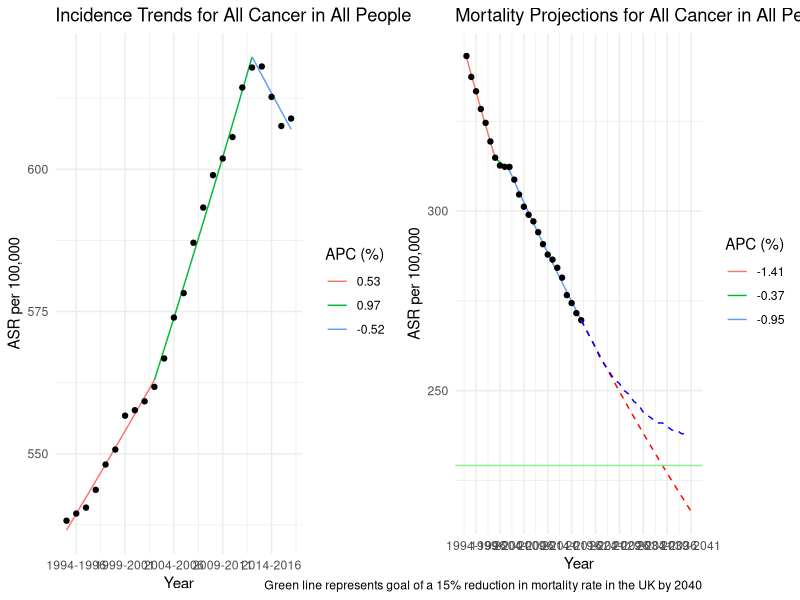
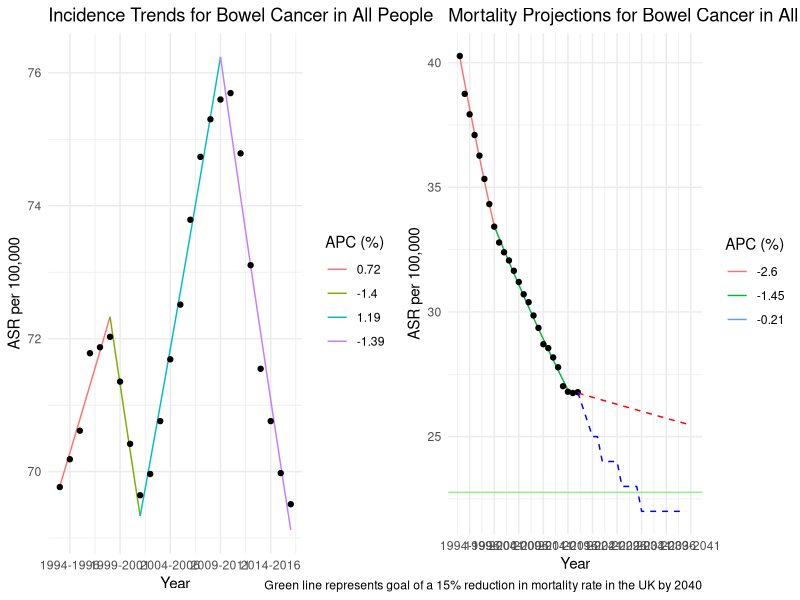
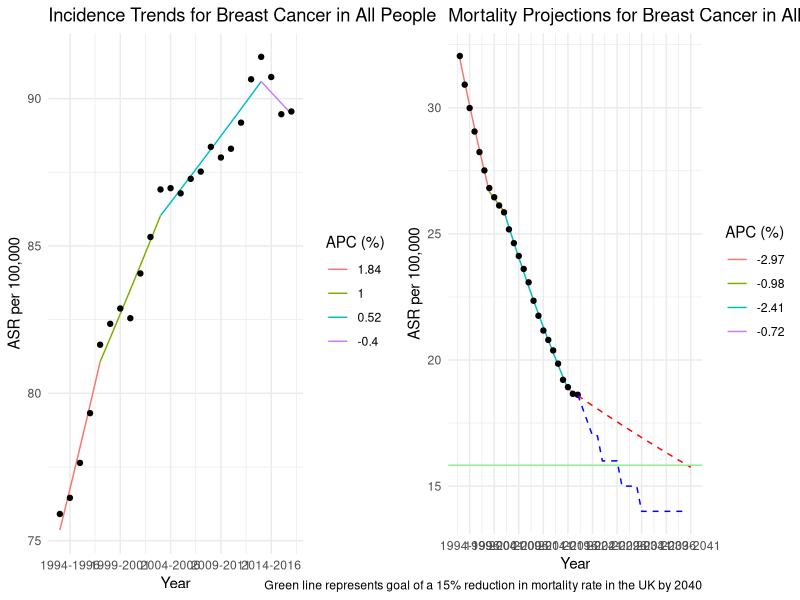
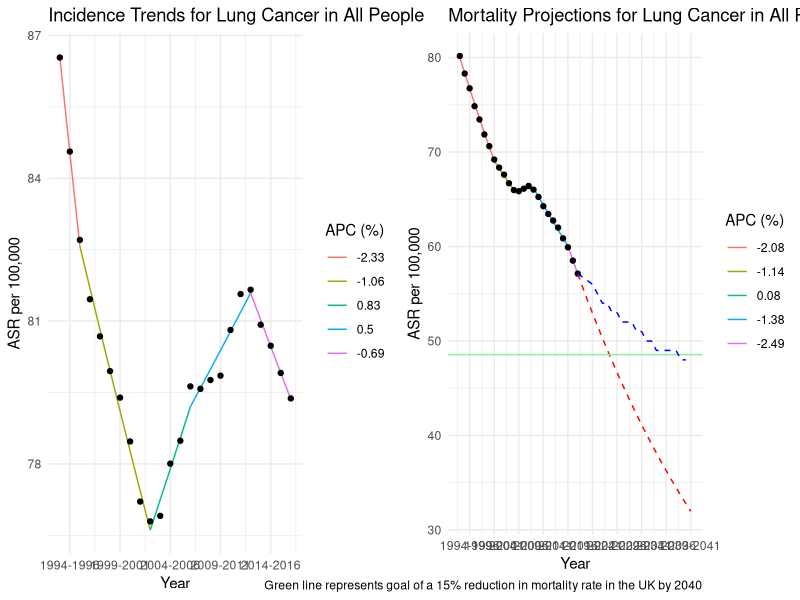
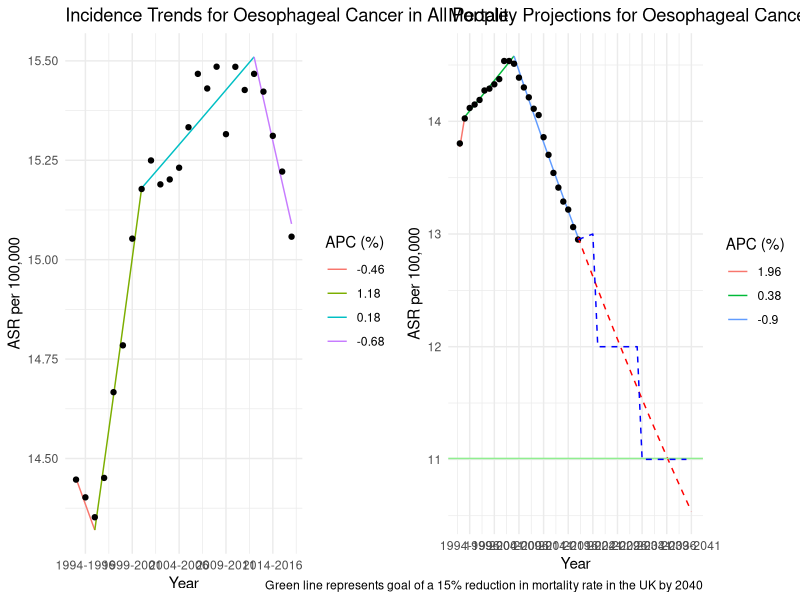
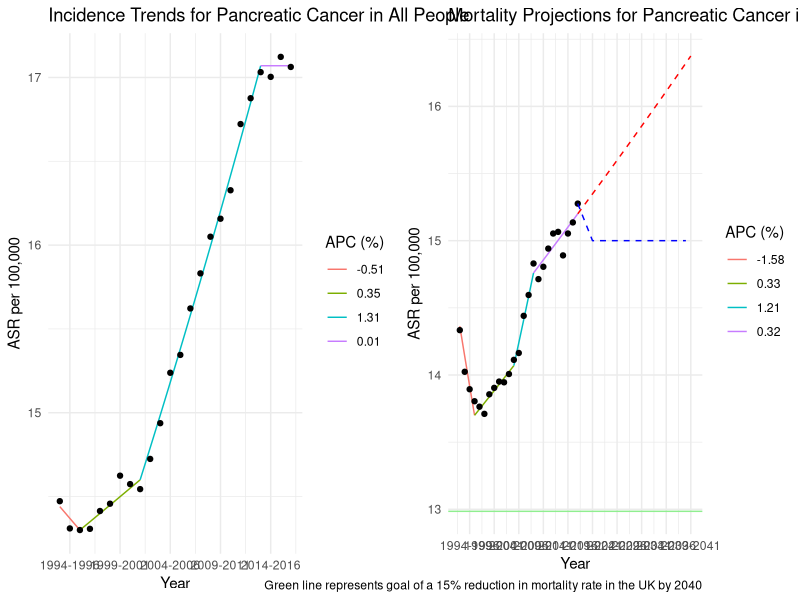
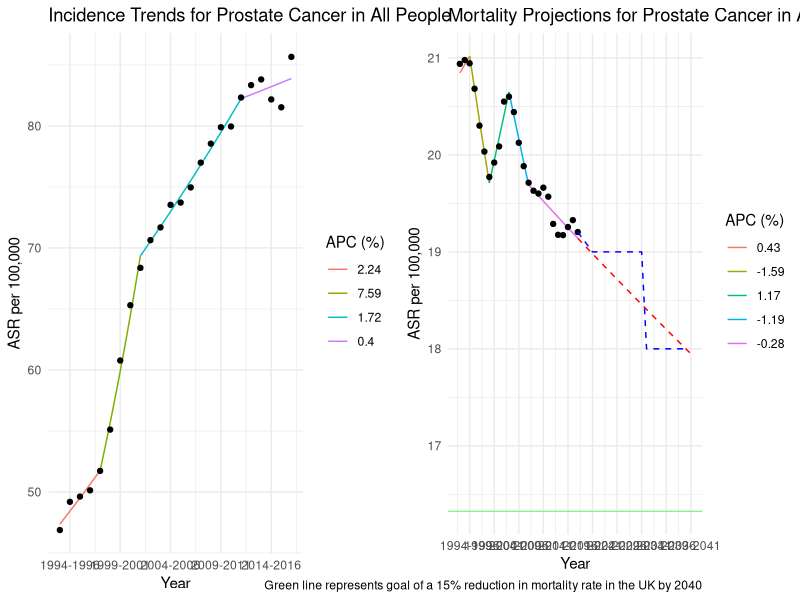

Reproduce these figures in R, in order.
## ---- chunk 1
library(dplyr)
library(readxl)
library(ggplot2)
library(gridExtra)
library(scales)
library(stringr)
library(tidyr)
## ---- chunk 2
# knitr::opts_knit$set(root.dir = "C:/Users/rfrost/OneDrive - The Institute of Cancer Research/Documents/Position Paper/Data")
knitr::opts_knit$set(root.dir = "C:/Users/rfrost/OneDrive - The Institute of Cancer Research/Documents/UK-cancer-trends/Data")
knitr::opts_chunk$set(echo = FALSE)
theme_set(theme_minimal())
## ---- chunk 3

extract_joinpoint_splines_CRUK <- function(data_jp){
  
  # Getting initial joins, as well as the APC (just before) the joins
  joins <- data_jp |>
    mutate(APC = case_when(!is.na(Flag) ~ lag(APC), TRUE ~ APC)) |>
    filter(grepl(Flag, pattern = "Joinpoint")) |>
    mutate(section = as.numeric(gsub(Flag, pattern = "Joinpoint ", replacement = "")))
  
  # Need a second set so we have full joins for both sides
  joins2 <- joins |>
    mutate(section = section + 1)
  
  # Getting start and end points and adding in joins from there
  start_end <- data_jp |>
    filter(row_number() %in% c(1, nrow(data_jp))) |>
    arrange(Year) |>
    mutate(section = case_when(
      row_number() == 1 ~ 1,
      row_number() == 2 ~ Joinpoints[1] + 1
    )) |>
    rbind(joins) |>
    rbind(joins2) |>
    mutate(APC = as.numeric(gsub(APC, pattern = "\\*", replacement = ""))) |>
    select(Year, Model, section, APC) |>
    arrange(Year, section)
  
  
  output_data <- data.frame()

  # Adding in points to get to exponential curves
  for(i in 1:(max(data_jp$Joinpoints)+1)){
    
    tempdata <- start_end[start_end$section == i,]

    new_data <- data.frame(Year = seq(tempdata$Year[1], tempdata$Year[2], by = 0.1))
    new_data$Model <- seq(log(tempdata$Model[1]), log(tempdata$Model[2]), by = (log(tempdata$Model[2]) - log(tempdata$Model[1]))/(nrow(new_data)-1))
    new_data$Model <- exp(new_data$Model)
    new_data$section <- i
    new_data$APC <- tempdata$APC[!is.na(tempdata$APC)][2]

    output_data <- rbind(output_data, new_data)

  }
  
  return(output_data)
  
}

get_proj_data_CRUK <- function(data, data_jp, projection.yr){
  
 final <- data_jp |>
    arrange(desc(Year)) |>
    filter(row_number() == 1) |>
    mutate(APC = as.numeric(gsub(APC, pattern = "\\*", replacement = "")),
           APCnew = 1 + APC/100)
  
  proj_data <- data.frame(Year = seq(final$Year, projection.yr, by = 0.1))
  proj_data$lograte <- seq(from = log(final$Model), by = log((final$APCnew)^(1/10)), length.out = nrow(proj_data))
  proj_data$rate <- exp(proj_data$lograte)
  
  return(proj_data)
    
}


plot_joinpoint_output_CRUK <- function(cancer, sex = "All", data, data_jp, incmort, start.yr = NA, projection.yr = NA, projection.target = NA, report.APC = FALSE, cruk_proj = NA){
  
  # browser()
  
  data <- data |> 
    filter(Cancer.Type == cancer)
  
  # Filter both dataframes for the relevant data
  data <- data |>
    filter(Sex == sex) |>
    filter(Year >= max(c(start.yr, min(Year)), na.rm = T))
  
  data_jp <- data_jp |>
    filter(Cancer.Type == cancer, Sex == sex)
  
  # Call function to extract useful information from joinpoint data
  jp_plot <- extract_joinpoint_splines_CRUK(data_jp) |>
    filter(Year >= max(c(start.yr, min(Year)), na.rm = T))
  
  # Recoding sex label for plot
  # sex_lab <- ifelse(sex == 2, "Women", "Men")
  
  # Making variable for dynamic plot title generation
  projection <- !is.na(projection.yr)
  proj_lab <- ifelse(projection, "Projections", "Trends")
  
  # Initial plotting of trends
  plot <- ggplot() +
    geom_line(data = jp_plot, aes(x = Year, y = Model, colour = factor(APC, levels = unique(APC), labels = round(unique(APC), digits = 2)))) +
    geom_point(data = data, aes(x = Year, y = `ASR (Europe)`)) +
    scale_colour_discrete() +
    # guides(colour = "none") +
    # geom_point(data = jp_plot, aes(x = Year, y = Model, colour = section)) +
    ggtitle(paste0(incmort, " ", proj_lab, " for ", cancer, " Cancer in ", sex)) +
    # scale_x_continuous(breaks = pretty_breaks()) +
    ylab("ASR per 100,000")
      
  
  # If projection is desired, impute data to that point.
  if(projection){
    
    proj_data <- get_proj_data_CRUK(data, data_jp, projection.yr)
    
    # Plotting extrapolation
    plot <- plot +
      geom_line(data = proj_data, aes(x = Year, y = rate), colour = "red", linetype = "dashed")
  
    # If target is desired, plotting green box around the target
    if(!is.na(projection.target)){
      
      # Getting final ASR data point to project from
      final_ASR <- data |>
        arrange(desc(Year)) |>
        filter(row_number()==1) |>
        pull(`ASR (Europe)`)
      
        # geom_hline(yintercept = final_data$`ASR (Europe)`*projection.target, colour = "forestgreen")
      plot <- plot + 
        # annotate("rect", xmin = max(data$Year), xmax = Inf,ymin = -Inf, 
        #                       ymax = final_ASR*projection.target,
        #                       alpha = 0.2, fill = "lightgreen") +
        geom_hline(yintercept = final_ASR*projection.target, colour = "lightgreen") +
        labs(caption = paste0("Green line represents goal of a ", 100*(1-projection.target), "% reduction in mortality rate in the UK by ", projection.yr))
    }
  }
  
  if(length(cruk_proj)!=1){
    cruk_proj <- cruk_proj |>
      filter(Sex==sex, `Cancer Type` == cancer, Year <= projection.yr)

    
    plot <- plot +
      geom_line(data = cruk_proj, aes(x = Year, y = `ASR (Europe)`), colour = "blue", linetype = "dashed") # +
      # guides(override.aes = list(linetype = c("solid", "dashed", "dashed"),
      #                            colour = c("black", "red", "blue")),
      #        title = "Sources")
    
    # report.APC = FALSE
  }
    
  
  # If reported APC is desired, plot legend.
  if(report.APC){
    plot <- plot +
      labs(colour = "APC (%)")
  } else {
    plot <- plot +
      guides(colour = "none")
  }
  
  # Make more accurate x axis labels
  xmin <- min(c(start.yr, min(data$Year)), na.rm = T)
  xmax <- max(c(projection.yr, max(data$Year)), na.rm = T)
  
  breaks <- (xmin:xmax)[(xmin:xmax)%%5==0]
  
  plot <- plot +
    scale_x_continuous(breaks = breaks, labels = function(x) paste0(x-1, "-", x+1))
  
  return(plot)
  
}

## ---- chunk 4

cancers <- c("All Cancers Combined excluding Non-Melanoma Skin Cancer (C00-C97 (excl. C44))", "All Cancers Combined (C00-C97)", "Bowel Cancer (C18-C20)", "Breast Cancer (C50)", "Lung Cancer (C33-C34)", "Oesophageal Cancer (C15)",
             "Pancreatic Cancer (C25)", "Prostate Cancer (C61)")

proj_inc <- read_excel("Cancer_Projection_Data_CRUK.xlsx", sheet = "Incidence")

proj_inc <- as.data.frame(proj_inc)

proj_inc <- proj_inc[,proj_inc[1,]!="Average New Cases Per Year\r\n(observed to 2016-2018; projected from 2019-2021)"]
proj_inc[1,4:6] <- c("All", "Women", "Men")
colnames(proj_inc) <- proj_inc[1,]
proj_inc <- proj_inc[-1,]

proj_inc <- proj_inc |>
  pivot_longer(cols = c("All", "Men", "Women")) |>
  rename(Sex = name, `ASR (Europe)` = value) |>
  mutate(Year = as.numeric(substr(Year, start = 1, stop = 4)) + 1,
         `ASR (Europe)` = as.numeric(`ASR (Europe)`)) |>
  filter(Year >= 2017, `Cancer Type` %in% cancers, !is.na(`ASR (Europe)`))


proj_mort <- read_excel("Cancer_Projection_Data_CRUK.xlsx", sheet = "Mortality")

proj_mort <- as.data.frame(proj_mort)

proj_mort <- proj_mort[,proj_mort[1,]!="Average New Cases Per Year\r\n(observed to 2016-2018; projected from 2019-2021)"]
proj_mort[1,4:6] <- c("All", "Women", "Men")
colnames(proj_mort) <- proj_mort[1,]
proj_mort <- proj_mort[-1,]

proj_mort <- proj_mort |>
  pivot_longer(cols = c("All", "Men", "Women")) |>
  rename(Sex = name, `ASR (Europe)` = value) |>
  mutate(Year = as.numeric(substr(Year, start = 1, stop = 4)) + 1,
         `ASR (Europe)` = as.numeric(`ASR (Europe)`)) |>
  filter(Year >= 2017, `Cancer Type` %in% cancers, !is.na(`ASR (Europe)`))



## ---- chunk 5

data_inc <- read.csv("Cancer_Incident_Data_CRUK.txt") |>
  rename(`ASR (Europe)` = ASR..Europe.) |>
  mutate(Cancer.Type = str_replace(Cancer.Type, " .*", "")) |>
  mutate(Sex = ifelse(Sex == "All", "All People", Sex))

data_mort <- read.csv("Cancer_Mortality_Data_CRUK.txt") |>
  rename(`ASR (Europe)` = ASR..Europe.) |>
  mutate(Cancer.Type = str_replace(Cancer.Type, " .*", "")) |>
  mutate(Sex = ifelse(Sex == "All", "All People", Sex))

incidence_jp <- read.delim("Cancer_Incident_Joinpoint_CRUK.txt", sep = "\t") |>
  mutate(Cancer.Type = str_replace(Cancer.Type, " .*", "")) |>
  mutate(Sex = ifelse(Sex == "All", "All People", Sex))

mortality_jp <- read.delim("Cancer_Mortality_Joinpoint_CRUK.txt", sep = "\t") |>
  mutate(Cancer.Type = str_replace(Cancer.Type, " .*", "")) |>
  mutate(Sex = ifelse(Sex == "All", "All People", Sex))

proj_inc <- proj_inc |>
  mutate(`Cancer Type` = str_replace(`Cancer Type`, " .*", "")) |>
  mutate(Sex = ifelse(Sex == "All", "All People", Sex))

proj_mort <- proj_mort |>
  mutate(`Cancer Type` = str_replace(`Cancer Type`, " .*", "")) |>
  mutate(Sex = ifelse(Sex == "All", "All People", Sex))


cancers <- unique(data_inc$Cancer.Type)

for(cancer in cancers){
  p1 <- plot_joinpoint_output_CRUK(cancer = cancer, sex = "All People", data = data_inc, data_jp = incidence_jp, incmort = "Incidence", report.APC = TRUE)
  p2 <- plot_joinpoint_output_CRUK(cancer = cancer, sex = "All People", data = data_mort, data_jp = mortality_jp, incmort = "Mortality",
                                   projection.yr = 2040, projection.target = 0.85, cruk_proj = proj_mort, start.yr = 1993, report.APC = TRUE)
  grid.arrange(p1, p2, nrow = 1, widths = c(4,4))
}
